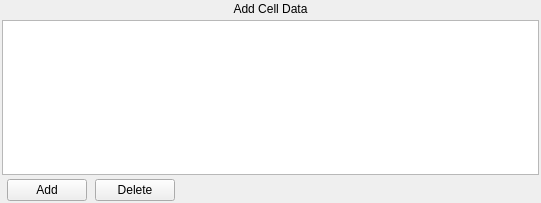
<?xml version="1.0" encoding="UTF-8"?>
<ui version="4.0">
 <class>ComparisonSelectionWidget</class>
 <widget class="QWidget" name="ComparisonSelectionWidget">
  <property name="geometry">
   <rect>
    <x>0</x>
    <y>0</y>
    <width>541</width>
    <height>203</height>
   </rect>
  </property>
  <layout class="QVBoxLayout" name="verticalLayout">
   <property name="spacing">
    <number>4</number>
   </property>
   <property name="margin">
    <number>2</number>
   </property>
   <item>
    <widget class="QLabel" name="humanLabel">
     <property name="text">
      <string>Add Cell Data</string>
     </property>
     <property name="alignment">
      <set>Qt::AlignCenter</set>
     </property>
    </widget>
   </item>
   <item>
    <widget class="QTableView" name="m_ComparisonSelectionTableView">
     <property name="sizePolicy">
      <sizepolicy hsizetype="Expanding" vsizetype="MinimumExpanding">
       <horstretch>0</horstretch>
       <verstretch>0</verstretch>
      </sizepolicy>
     </property>
     <property name="minimumSize">
      <size>
       <width>0</width>
       <height>100</height>
      </size>
     </property>
     <property name="maximumSize">
      <size>
       <width>16777215</width>
       <height>16777215</height>
      </size>
     </property>
     <property name="editTriggers">
      <set>QAbstractItemView::AllEditTriggers</set>
     </property>
     <property name="showDropIndicator" stdset="0">
      <bool>false</bool>
     </property>
     <property name="dragDropOverwriteMode">
      <bool>false</bool>
     </property>
     <property name="alternatingRowColors">
      <bool>true</bool>
     </property>
     <property name="verticalScrollMode">
      <enum>QAbstractItemView::ScrollPerPixel</enum>
     </property>
     <property name="horizontalScrollMode">
      <enum>QAbstractItemView::ScrollPerPixel</enum>
     </property>
     <property name="showGrid">
      <bool>false</bool>
     </property>
     <property name="wordWrap">
      <bool>false</bool>
     </property>
     <property name="cornerButtonEnabled">
      <bool>false</bool>
     </property>
     <attribute name="horizontalHeaderDefaultSectionSize">
      <number>100</number>
     </attribute>
     <attribute name="verticalHeaderVisible">
      <bool>false</bool>
     </attribute>
    </widget>
   </item>
   <item>
    <layout class="QHBoxLayout" name="horizontalLayout_2">
     <property name="spacing">
      <number>8</number>
     </property>
     <property name="leftMargin">
      <number>5</number>
     </property>
     <property name="topMargin">
      <number>0</number>
     </property>
     <item>
      <widget class="QPushButton" name="addComparison">
       <property name="sizePolicy">
        <sizepolicy hsizetype="Fixed" vsizetype="Fixed">
         <horstretch>0</horstretch>
         <verstretch>0</verstretch>
        </sizepolicy>
       </property>
       <property name="maximumSize">
        <size>
         <width>16777215</width>
         <height>16777215</height>
        </size>
       </property>
       <property name="statusTip">
        <string>Add Quality Filter</string>
       </property>
       <property name="whatsThis">
        <string>Add Quality Filter</string>
       </property>
       <property name="text">
        <string>Add</string>
       </property>
       <property name="icon">
        <iconset resource="../../../Resources/icons/images/Icons.qrc">
         <normaloff>:/add2.png</normaloff>:/add2.png</iconset>
       </property>
       <property name="iconSize">
        <size>
         <width>18</width>
         <height>18</height>
        </size>
       </property>
      </widget>
     </item>
     <item>
      <widget class="QPushButton" name="removeComparison">
       <property name="sizePolicy">
        <sizepolicy hsizetype="Fixed" vsizetype="Fixed">
         <horstretch>0</horstretch>
         <verstretch>0</verstretch>
        </sizepolicy>
       </property>
       <property name="maximumSize">
        <size>
         <width>16777215</width>
         <height>16777215</height>
        </size>
       </property>
       <property name="toolTip">
        <string>Delete Quality Filter</string>
       </property>
       <property name="statusTip">
        <string>Delete Quality Filter</string>
       </property>
       <property name="text">
        <string>Delete</string>
       </property>
       <property name="icon">
        <iconset resource="../../../Resources/icons/images/Icons.qrc">
         <normaloff>:/delete2.png</normaloff>:/delete2.png</iconset>
       </property>
       <property name="iconSize">
        <size>
         <width>18</width>
         <height>18</height>
        </size>
       </property>
      </widget>
     </item>
     <item>
      <spacer name="horizontalSpacer_3">
       <property name="orientation">
        <enum>Qt::Horizontal</enum>
       </property>
       <property name="sizeHint" stdset="0">
        <size>
         <width>40</width>
         <height>20</height>
        </size>
       </property>
      </spacer>
     </item>
    </layout>
   </item>
  </layout>
 </widget>
 <resources>
  <include location="../../../Resources/icons/images/Icons.qrc"/>
 </resources>
 <connections/>
</ui>
